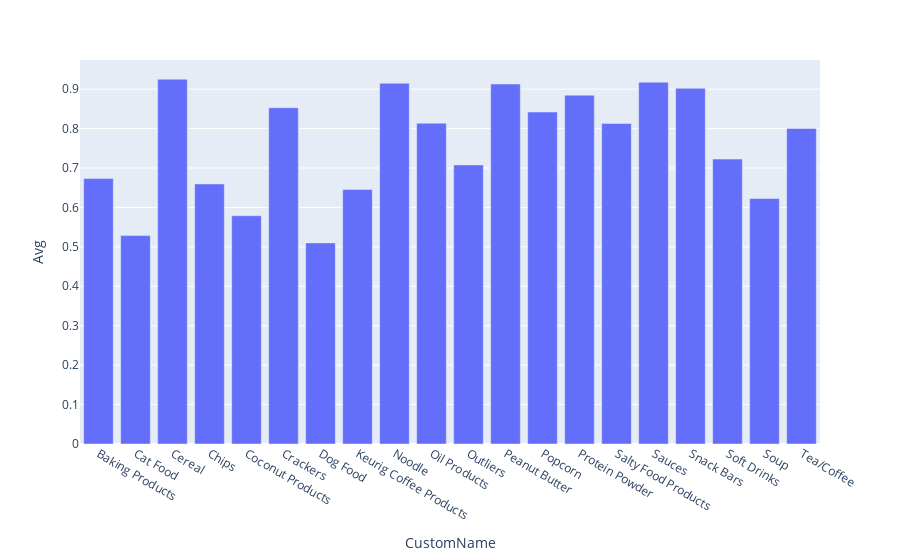

Notebook code for this chart:
### Code cell
import plotly.express as px
fig = px.bar(group_df, x='CustomName', y ='Avg')
fig.show()

### Figure 1 — Plotly figure (JSON) as saved in the notebook; plotly's stock layout.template omitted (floating-point values rounded to 4 significant figures)
{"data": [{"alignmentgroup": "True", "hovertemplate": "CustomName=%{x}<br>Avg=%{y}<extra></extra>", "legendgroup": "", "marker": {"color": "#636efa", "pattern": {"shape": ""}}, "name": "", "offsetgroup": "", "orientation": "v", "showlegend": false, "textposition": "auto", "type": "bar", "x": ["Baking Products", "Cat Food", "Cereal", "Chips", "Coconut Products", "Crackers", "Dog Food", "Keurig Coffee Products", "Noodle", "Oil Products", "Outliers", "Peanut Butter", "Popcorn", "Protein Powder", "Salty Food Products", "Sauces", "Snack Bars", "Soft Drinks", "Soup", "Tea/Coffee"], "xaxis": "x", "y": [0.6732, 0.5286, 0.9252, 0.6596, 0.5789, 0.8529, 0.5101, 0.6457, 0.9149, 0.8136, 0.7079, 0.913, 0.8421, 0.8846, 0.8132, 0.9175, 0.9021, 0.7226, 0.6226, 0.8003], "yaxis": "y"}], "layout": {"barmode": "relative", "legend": {"tracegroupgap": 0}, "margin": {"t": 60}, "xaxis": {"anchor": "y", "domain": [0, 1], "title": {"text": "CustomName"}}, "yaxis": {"anchor": "x", "domain": [0, 1], "title": {"text": "Avg"}}}}
